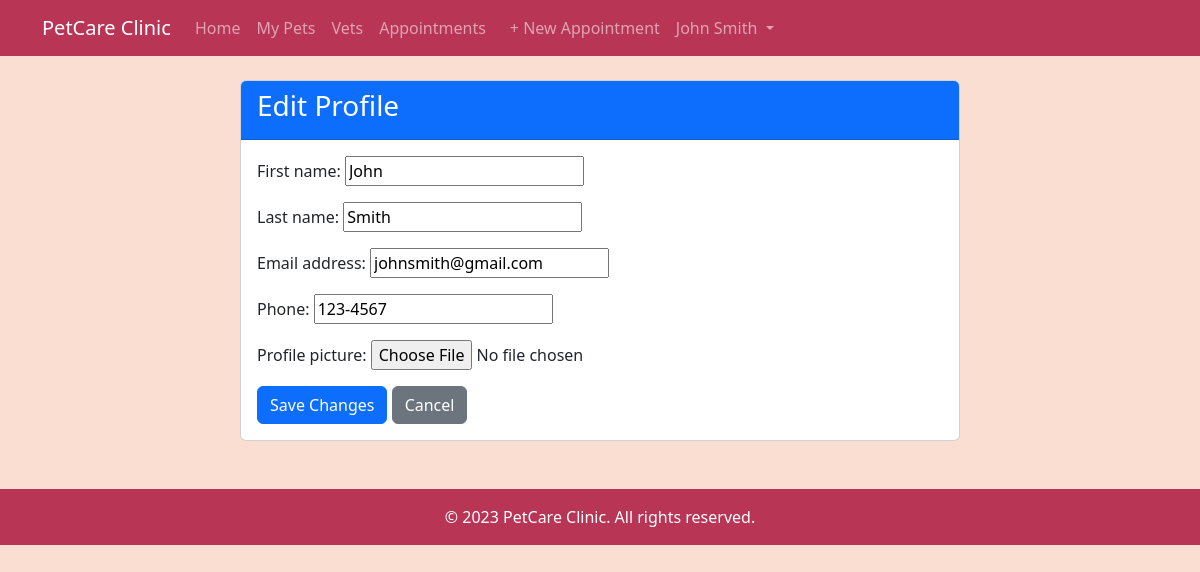
Page /profile/edit/ (signed in) on the committed database.
### clinic/models.py (models this page shows, shortened)
class Owner(AbstractUser):
    phone = models.CharField(max_length=15, blank=True)
    profile_picture = models.ImageField(upload_to='profile_pics/', blank=True, null=True)
    class Meta:
        verbose_name = "Owner"
        verbose_name_plural = "Owners"

### clinic/views.py (the view)
# urls.py: path('profile/edit/', OwnerUpdateView.as_view(), name='owner-update'),
class OwnerUpdateView(LoginRequiredMixin, UpdateView):
    model = Owner
    fields = ['first_name', 'last_name', 'email', 'phone', 'profile_picture']
    template_name = 'clinic/owner_form.html'
    success_url = reverse_lazy('owner-profile')
    def get_object(self):
        return self.request.user

### clinic/templates/clinic/owner_form.html (shortened to what this page needs)
{% extends 'clinic/base.html' %}
{% block content %}
<div class="container mt-4">
    <div class="row">
        <div class="col-md-8 mx-auto">
            <div class="card">
                <div class="card-header bg-primary text-white">
                    <h3>Edit Profile</h3>
                </div>
                <div class="card-body">
                    <form method="post" enctype="multipart/form-data">
                        {{ form.as_p }}
                        <div class="form-group mt-3">
                            <button type="submit" class="btn btn-primary">Save Changes</button>
                            <a href="{% url 'owner-profile' %}" class="btn btn-secondary">Cancel</a>
                        </div>
                    </form>
                </div>
            </div>
        </div>
    </div>
</div>
{% endblock %}

### clinic/templates/clinic/base.html (shortened to what this page needs)
<!DOCTYPE html>
<html lang="en">
<head>
    <link href="https://cdn.jsdelivr.net/npm/bootstrap@5.3.0/dist/css/bootstrap.min.css" rel="stylesheet">
</head>
<body>
    <nav class="navbar navbar-expand-lg navbar-dark">
        <div class="container">
            <a class="navbar-brand" href="{% url 'clinic-home' %}">PetCare Clinic</a>
            <div class="collapse navbar-collapse" id="navbarNav">
                <ul class="navbar-nav">
                    <li><a class="nav-link" href="{% url 'clinic-home' %}">Home</a></li>
                    {% if user.is_authenticated %}
                        <li><a class="nav-link" href="{% url 'pet-list' %}">My Pets</a></li>
                        <li><a class="nav-link" href="{% url 'vet-list' %}">Vets</a></li>
                        <li><a class="nav-link" href="{% url 'appointment-list' %}">Appointments</a></li>
                        <li><a class="nav-link btn btn-sm btn-primary ms-2" href="{% url 'appointment-create' %}">+ New Appointment</a></li>
                        <li class="nav-item dropdown">
                            <a class="nav-link dropdown-toggle" href="#" id="navbarDropdown" role="button" data-bs-toggle="dropdown">
                                {{ user.get_full_name }}
                            </a>
                        </li>
                    {% else %}
                        <li><a class="nav-link" href="{% url 'owner-login' %}">Login</a></li>
                        <li><a class="nav-link" href="{% url 'owner-register' %}">Register</a></li>
                    {% endif %}
                </ul>
            </div>
        </div>
    </nav>
    <div class="container">
        {% block content %}{% endblock %}
    </div>
    <footer class="mt-5 py-3 text-center" style="background-color: var(--maroon); color: white;">
        <p class="mb-0">© 2023 PetCare Clinic. All rights reserved.</p>
    </footer>
</body>
</html>

### clinic/templates/clinic/base.html (style rules this page uses)
:root { --maroon: #b83556; --parrot-pink: #dc97a5; --ucla-blue: #55768c; --lumber: #faded2; --milk-chocolate: #845747; }
body { background-color: var(--lumber); font-family: 'Segoe UI', Tahoma, Geneva, Verdana, sans-serif; }
.navbar { background-color: var(--maroon); }

### rows in the picture
Owner: get_full_name "John Smith", first_name "John", last_name "Smith", email "johnsmith@gmail.com", phone "123-4567"
